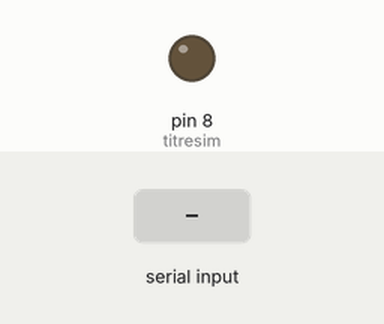
A sketch run on a simulated Arduino Uno, built with avr-gcc and run on an emulated ATmega328P. Parts: output pins drawn as LEDs (lit = HIGH). Inputs (shaded band) come from the test bench. What the sketch prints to the serial monitor is not drawn.

Above: at 2.2 s.
2.3 s: byte 17 (0x11) received over Serial
At 3.5 s:
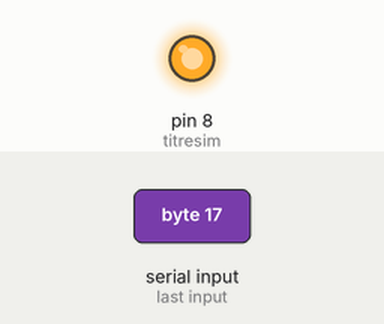
Timing chart, 0 to 5.3 s (numbered marks = the images above; inputs shaded):
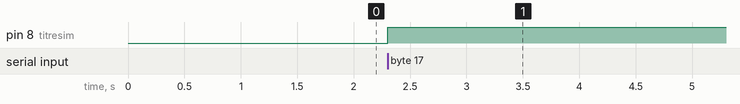

The sketch:

arduino_kodlari.ino
```cpp
byte komut = 0;

void setup() {
  Serial.begin(9600);
  Serial.write(0xAA); Serial.write(0x37);
  delay(1000);
  Serial.write(0xAA); Serial.write(0x21);

  pinMode(8, OUTPUT); //titresim
}

void loop() {
  while (Serial.available()) {
    komut = Serial.read();

    switch (komut) {
      case 0x11:   //onur
        digitalWrite(8, HIGH);
        break;

      case 0x12:  //aybuke
        digitalWrite(8, HIGH);
        break;

      case 0x13:  //seda
        digitalWrite(8, HIGH);
        break;

      case 0x14:  //ahmet
        digitalWrite(8, HIGH);
        break;

      case 0x15:  //elif
        digitalWrite(8, HIGH);
        break;
    }
  }
}
```

Measured:
- after the input at 2.3 s, pin 8 (titresim): LOW → HIGH at once
